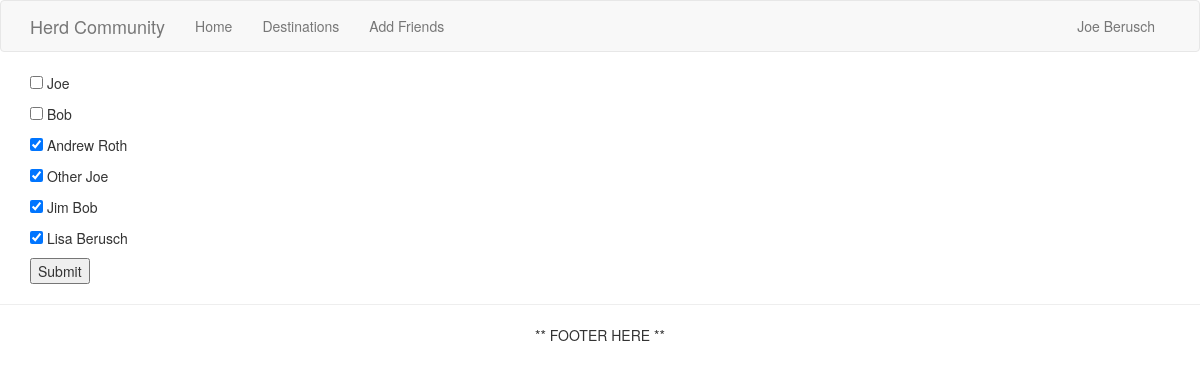
/add_friends (signed in), run on the app's committed database.
### app/models.py (models this page shows, shortened)
class User(UserMixin, db.Model):
    __tablename__ = 'users'
    user_id = db.Column(db.Integer, primary_key=True)
    username = db.Column(db.String(80), index=True, unique=True)
    name = db.Column(db.String(120))
    email = db.Column(db.String(120), index=True, unique=True)
    destinations = db.relationship('Association', back_populates='user')
    friends = db.relationship('User',
        secondary=friendship_identifier,
        primaryjoin= user_id == friendship_identifier.c.user_id,
        secondaryjoin= user_id == friendship_identifier.c.friend_id)
    def get_id(self):
        return self.user_id

### app/routes.py (the view, shortened to what this page needs)
@app.route('/add_friends', methods=['GET', 'POST'])
def add_friends():
    users = User.query.all()
    users = filter(lambda u: u.user_id != current_user.user_id, users)
    return render_template('add_friends.html', users=users, current_friends=current_user.friends)

### app/models.py (called while the page is built)
@login.user_loader
def load_user(id):
    return User.query.get(int(id))

### app/templates/add_friends.html
{% extends "base.html" %}
{% block app_content %}
<form method="POST" action="">
    {% for u in users %}
        <p><input type="checkbox" value="{{ u.user_id }}" name="friend_checkbox" {{ 'checked' if u in current_friends else '' }}> {{ u.name }}</input></p>
    {% endfor %}
    <button type="submit">Submit</button>
</form>
{% endblock %}

### app/templates/base.html (shortened to what this page needs)
{% extends 'bootstrap/base.html' %}
{% block navbar %}
    <nav class="navbar navbar-default">
        <div class="container">
            <div class="navbar-header">
                <a class="navbar-brand" href="{{ url_for('index') }}">Herd Community</a>
            </div>
            <div class="collapse navbar-collapse" id="bs-example-navbar-collapse-1">
                <ul class="nav navbar-nav">
                    <li><a href="{{ url_for('index') }}">Home</a></li>
                    <li><a href="{{ url_for('list') }}">Destinations</a></li>
                    <li><a href="{{ url_for('add_friends') }}">Add Friends</a></li>
                </ul>
                <ul class="nav navbar-nav navbar-right">
                    {% if current_user %}
                    <li><a href="{{ url_for('user', username=current_user.username) }}">{{ current_user.name }}</a></li>
                    {% else %}
                    <li><a href="{{ url_for('login') }}">Login</a></li>
                    <li><a href="{{ url_for('signup') }}">Sign Up</a></li>
                    {% endif %}
                </ul>
            </div>
        </div>
    </nav>
{% endblock %}
{% block content %}
    <div class="container">
        {% block app_content %}{% endblock app_content %}
    </div>
    {% block footer %}
    <hr />
    <footer>
        <div style="text-align: center;">** FOOTER HERE **</div>
    </footer>
    {% endblock footer %}
{% endblock content %}

### data on the page
User: name "Joe Berusch"
User: name "Joe"
User: name "Bob"
User: name "Andrew Roth"
User: name "Other Joe"
User: name "Jim Bob"
User: name "Lisa Berusch"
